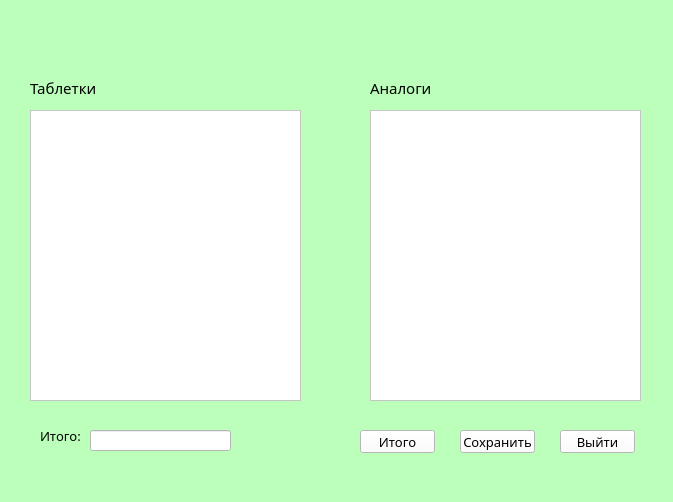
<?xml version="1.0" encoding="UTF-8"?>
<ui version="4.0">
 <class>MainWindow</class>
 <widget class="QMainWindow" name="MainWindow">
  <property name="geometry">
   <rect>
    <x>0</x>
    <y>0</y>
    <width>673</width>
    <height>502</height>
   </rect>
  </property>
  <property name="windowTitle">
   <string>MainWindow</string>
  </property>
  <property name="styleSheet">
   <string notr="true">background-color: rgb(187, 255, 187);</string>
  </property>
  <widget class="QWidget" name="centralwidget">
   <widget class="QListWidget" name="listWidget">
    <property name="geometry">
     <rect>
      <x>30</x>
      <y>110</y>
      <width>271</width>
      <height>291</height>
     </rect>
    </property>
    <property name="styleSheet">
     <string notr="true">background-color: rgb(255, 255, 255);</string>
    </property>
    <property name="selectionMode">
     <enum>QAbstractItemView::MultiSelection</enum>
    </property>
   </widget>
   <widget class="QLineEdit" name="lineEdit">
    <property name="geometry">
     <rect>
      <x>90</x>
      <y>430</y>
      <width>141</width>
      <height>21</height>
     </rect>
    </property>
    <property name="styleSheet">
     <string notr="true">background-color: rgb(255, 255, 255);</string>
    </property>
   </widget>
   <widget class="QLabel" name="label">
    <property name="geometry">
     <rect>
      <x>40</x>
      <y>426</y>
      <width>41</width>
      <height>20</height>
     </rect>
    </property>
    <property name="font">
     <font>
      <family>Microsoft JhengHei Light</family>
      <pointsize>10</pointsize>
     </font>
    </property>
    <property name="text">
     <string>Итого:</string>
    </property>
   </widget>
   <widget class="QPushButton" name="pushButton_save">
    <property name="geometry">
     <rect>
      <x>460</x>
      <y>430</y>
      <width>75</width>
      <height>23</height>
     </rect>
    </property>
    <property name="font">
     <font>
      <family>Microsoft YaHei Light</family>
      <pointsize>10</pointsize>
     </font>
    </property>
    <property name="styleSheet">
     <string notr="true">background-color: rgb(255, 255, 255);</string>
    </property>
    <property name="text">
     <string>Сохранить</string>
    </property>
   </widget>
   <widget class="QPushButton" name="pushButton_2">
    <property name="geometry">
     <rect>
      <x>560</x>
      <y>430</y>
      <width>75</width>
      <height>23</height>
     </rect>
    </property>
    <property name="font">
     <font>
      <family>Microsoft YaHei Light</family>
      <pointsize>10</pointsize>
     </font>
    </property>
    <property name="styleSheet">
     <string notr="true">background-color: rgb(255, 255, 255);</string>
    </property>
    <property name="text">
     <string>Выйти</string>
    </property>
   </widget>
   <widget class="QLabel" name="label_2">
    <property name="geometry">
     <rect>
      <x>230</x>
      <y>20</y>
      <width>51</width>
      <height>41</height>
     </rect>
    </property>
    <property name="styleSheet">
     <string notr="true">background-image: url(:/newPrefix/Screenshot_1.png);</string>
    </property>
    <property name="text">
     <string/>
    </property>
    <property name="pixmap">
     <pixmap resource="../../../Desktop/proj/projj.qrc">:/newPrefix/Screenshot_1.png</pixmap>
    </property>
    <property name="scaledContents">
     <bool>true</bool>
    </property>
   </widget>
   <widget class="QLabel" name="label_3">
    <property name="geometry">
     <rect>
      <x>130</x>
      <y>20</y>
      <width>61</width>
      <height>41</height>
     </rect>
    </property>
    <property name="styleSheet">
     <string notr="true">background-image: url(:/newPrefix/Screenshot_2.png);</string>
    </property>
    <property name="text">
     <string/>
    </property>
    <property name="pixmap">
     <pixmap resource="../../../Desktop/proj/projj.qrc">:/newPrefix/Screenshot_2.png</pixmap>
    </property>
    <property name="scaledContents">
     <bool>true</bool>
    </property>
   </widget>
   <widget class="QLabel" name="label_4">
    <property name="geometry">
     <rect>
      <x>440</x>
      <y>20</y>
      <width>31</width>
      <height>41</height>
     </rect>
    </property>
    <property name="styleSheet">
     <string notr="true">background-image: url(:/newPrefix/Screenshot_3.png);</string>
    </property>
    <property name="text">
     <string/>
    </property>
    <property name="pixmap">
     <pixmap resource="../../../Desktop/proj/projj.qrc">:/newPrefix/Screenshot_3.png</pixmap>
    </property>
    <property name="scaledContents">
     <bool>true</bool>
    </property>
   </widget>
   <widget class="QLabel" name="label_5">
    <property name="geometry">
     <rect>
      <x>40</x>
      <y>20</y>
      <width>41</width>
      <height>41</height>
     </rect>
    </property>
    <property name="styleSheet">
     <string notr="true">background-image: url(:/newPrefix/Screenshot_4.png);</string>
    </property>
    <property name="text">
     <string/>
    </property>
    <property name="pixmap">
     <pixmap resource="../../../Desktop/proj/projj.qrc">:/newPrefix/Screenshot_4.png</pixmap>
    </property>
    <property name="scaledContents">
     <bool>true</bool>
    </property>
   </widget>
   <widget class="QLabel" name="label_6">
    <property name="geometry">
     <rect>
      <x>330</x>
      <y>20</y>
      <width>51</width>
      <height>41</height>
     </rect>
    </property>
    <property name="styleSheet">
     <string notr="true">background-image: url(:/newPrefix/Screenshot_5.png);</string>
    </property>
    <property name="text">
     <string/>
    </property>
    <property name="pixmap">
     <pixmap resource="../../../Desktop/proj/projj.qrc">:/newPrefix/Screenshot_5.png</pixmap>
    </property>
    <property name="scaledContents">
     <bool>true</bool>
    </property>
   </widget>
   <widget class="QLabel" name="label_7">
    <property name="geometry">
     <rect>
      <x>530</x>
      <y>20</y>
      <width>51</width>
      <height>41</height>
     </rect>
    </property>
    <property name="styleSheet">
     <string notr="true">background-image: url(:/newPrefix/Screenshot_8.png);</string>
    </property>
    <property name="text">
     <string/>
    </property>
    <property name="pixmap">
     <pixmap resource="../../../Desktop/proj/projj.qrc">:/newPrefix/Screenshot_8.png</pixmap>
    </property>
    <property name="scaledContents">
     <bool>true</bool>
    </property>
   </widget>
   <widget class="QListWidget" name="listWidget_2">
    <property name="geometry">
     <rect>
      <x>370</x>
      <y>110</y>
      <width>271</width>
      <height>291</height>
     </rect>
    </property>
    <property name="styleSheet">
     <string notr="true">background-color: rgb(255, 255, 255);</string>
    </property>
    <property name="selectionMode">
     <enum>QAbstractItemView::MultiSelection</enum>
    </property>
   </widget>
   <widget class="QLabel" name="label_8">
    <property name="geometry">
     <rect>
      <x>30</x>
      <y>80</y>
      <width>131</width>
      <height>16</height>
     </rect>
    </property>
    <property name="font">
     <font>
      <family>Microsoft YaHei UI Light</family>
      <pointsize>11</pointsize>
     </font>
    </property>
    <property name="text">
     <string>Таблетки</string>
    </property>
   </widget>
   <widget class="QLabel" name="label_9">
    <property name="geometry">
     <rect>
      <x>370</x>
      <y>80</y>
      <width>91</width>
      <height>16</height>
     </rect>
    </property>
    <property name="font">
     <font>
      <family>Microsoft YaHei UI Light</family>
      <pointsize>11</pointsize>
     </font>
    </property>
    <property name="text">
     <string>Аналоги</string>
    </property>
   </widget>
   <widget class="QPushButton" name="pushButton_save_2">
    <property name="geometry">
     <rect>
      <x>360</x>
      <y>430</y>
      <width>75</width>
      <height>23</height>
     </rect>
    </property>
    <property name="font">
     <font>
      <family>Microsoft YaHei Light</family>
      <pointsize>10</pointsize>
     </font>
    </property>
    <property name="styleSheet">
     <string notr="true">background-color: rgb(255, 255, 255);</string>
    </property>
    <property name="text">
     <string>Итого</string>
    </property>
   </widget>
  </widget>
  <widget class="QMenuBar" name="menubar">
   <property name="geometry">
    <rect>
     <x>0</x>
     <y>0</y>
     <width>673</width>
     <height>21</height>
    </rect>
   </property>
  </widget>
  <widget class="QStatusBar" name="statusbar"/>
 </widget>
 <resources>
  <include location="../../../Desktop/proj/projj.qrc"/>
 </resources>
 <connections/>
</ui>
